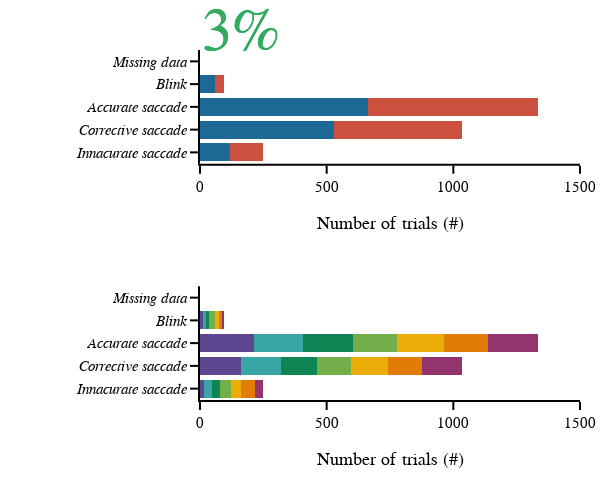

This figure's notebook cell:
### Markdown cell above
# TO DO
- [x] Figure out problem with trial_sequence = 2 / 4 / 6 were all trials are inaccurate
- [ ] Do figure data legend with annototations
- [x] Find good color theme for all data
- [ ] Put overall percentage on the right of the bars with annotations
- [ ] Change hover

### Code cell
# Define data
df_sd1 = df_all.loc[(df_all.saccade_direction == 1)]
df_sd2 = df_all.loc[(df_all.saccade_direction == 2)]
df_ts1 = df_all.loc[(df_all.trial_sequence == 1)]
df_ts2 = df_all.loc[(df_all.trial_sequence == 2)]
df_ts3 = df_all.loc[(df_all.trial_sequence == 3)]
df_ts4 = df_all.loc[(df_all.trial_sequence == 4)]
df_ts5 = df_all.loc[(df_all.trial_sequence == 5)]
df_ts6 = df_all.loc[(df_all.trial_sequence == 6)]
df_ts7 = df_all.loc[(df_all.trial_sequence == 7)]

# general figure settings
template_specs = dict(  axes_color="rgba(0, 0, 0, 1)",          # figure axes color
                        axes_width=2,                           # figureaxes line width
                        axes_font_size=15,                      # font size of axes
                        bg_col="rgba(255, 255, 255, 1)",        # figure background color
                        font='Helvetica',                       # general font used
                        title_font_size=18,                     # font size of titles
                        plot_width=1.5,                         # plot line width
                        )


fig_template = plotly_template(template_specs)

fig_height, fig_width = 500,600
rows, cols = 2, 1
colors_panel = px.colors.qualitative.Prism


# figure specific settings
subplot_titles = ('<b>Trial distribution per saccade direction<b>','<b>Trial distribution per sequence<b>')
analysis_crit = ['<i>Missing data<i>', '<i>Blink<i>', '<i>Accurate saccade<i>', '<i>Corrective saccade<i>', '<i>Innacurate saccade<i>']
analysis_crit_df = ['miss_time_trial','blink_trial','main_sac_trial','cor_sac_trial','innacurate_sac_trial']
x_label='Number of trials (#)'

# get data
df_sd1 = df_all.loc[(df_all.saccade_direction == 1)]
df_sd2 = df_all.loc[(df_all.saccade_direction == 2)]
df_ts1 = df_all.loc[(df_all.trial_sequence == 1)]
df_ts2 = df_all.loc[(df_all.trial_sequence == 2)]
df_ts3 = df_all.loc[(df_all.trial_sequence == 3)]
df_ts4 = df_all.loc[(df_all.trial_sequence == 4)]
df_ts5 = df_all.loc[(df_all.trial_sequence == 5)]
df_ts6 = df_all.loc[(df_all.trial_sequence == 6)]
df_ts7 = df_all.loc[(df_all.trial_sequence == 7)]


# subplot settings
annotations = []
column_widths = [1]
row_heights = [1,1]
sb_specs = [[{}],
            [{}]]

fig = make_subplots(rows=rows, cols=cols, specs=sb_specs, print_grid=False, vertical_spacing=0.35, horizontal_spacing=0.02, 
                    column_widths=column_widths, row_heights=row_heights, shared_yaxes=True, subplot_titles=subplot_titles)


# Right / Left saccades
fig.append_trace(go.Bar(y=analysis_crit, x=df_sd1[analysis_crit_df].sum(), orientation='h', name='Right saccades', marker_color=colors_panel[1]),row=1, col=1)
fig.append_trace(go.Bar(y=analysis_crit, x=df_sd2[analysis_crit_df].sum(), orientation='h', name='Left saccades', marker_color=colors_panel[7]), row=1, col=1)
annotations.append(dict(y=analysis_crit[4], x=1000,text='3%',showarrow=False, font=dict(family='Arial', size=60,
                                      color='rgb(50, 171, 96)')))


# Trials sequence
fig.append_trace(go.Bar(y=analysis_crit, x=df_ts1[analysis_crit_df].sum(), orientation='h', name='pos1', marker_color=colors_panel[0]),   row=2, col=1)
fig.append_trace(go.Bar(y=analysis_crit, x=df_ts2[analysis_crit_df].sum(), orientation='h', name='pos2', marker_color=colors_panel[2]),   row=2, col=1)
fig.append_trace(go.Bar(y=analysis_crit, x=df_ts3[analysis_crit_df].sum(), orientation='h', name='pos3', marker_color=colors_panel[3]),   row=2, col=1)
fig.append_trace(go.Bar(y=analysis_crit, x=df_ts4[analysis_crit_df].sum(), orientation='h', name='pos4', marker_color=colors_panel[4]),   row=2, col=1)
fig.append_trace(go.Bar(y=analysis_crit, x=df_ts5[analysis_crit_df].sum(), orientation='h', name='pos5', marker_color=colors_panel[5]),   row=2, col=1)
fig.append_trace(go.Bar(y=analysis_crit, x=df_ts6[analysis_crit_df].sum(), orientation='h', name='am up', marker_color=colors_panel[6]),  row=2, col=1)
fig.append_trace(go.Bar(y=analysis_crit, x=df_ts7[analysis_crit_df].sum(), orientation='h', name='am down', marker_color=colors_panel[8]),row=2, col=1)
fig.update_layout(annotations=annotations)
fig.layout.annotations[0].update(x=0,xanchor='left')
fig.layout.annotations[1].update(x=0,xanchor='left')

fig.layout.update(template=fig_template, width=fig_width, height=fig_height, margin_l=200, margin_r=20, margin_t=50, margin_b=100, barmode='stack', showlegend=False,
                  xaxis_range=[0,1500], xaxis_visible=True, xaxis_linewidth=template_specs['axes_width'], xaxis_ticklen=8, xaxis_title_text=x_label,
                  xaxis2_range=[0,1500], xaxis2_visible=True, xaxis2_linewidth=template_specs['axes_width'], xaxis2_ticklen=8, xaxis2_title_text=x_label,
                  yaxis_visible=True, yaxis_linewidth=template_specs['axes_width'], yaxis_ticklen=8, yaxis_autorange = "reversed",
                  yaxis2_visible=True, yaxis2_linewidth=template_specs['axes_width'], yaxis2_ticklen=8, yaxis2_autorange = "reversed",
)

fig.show()

### Figure 1 — Plotly figure (JSON) as saved in the notebook; plotly's stock layout.template omitted (floating-point values rounded to 4 significant figures)
{"data": [{"marker": {"color": "rgb(29, 105, 150)"}, "name": "Right saccades", "orientation": "h", "type": "bar", "x": [0, 58, 662, 528, 120], "xaxis": "x", "y": ["<i>Missing data<i>", "<i>Blink<i>", "<i>Accurate saccade<i>", "<i>Corrective saccade<i>", "<i>Innacurate saccade<i>"], "yaxis": "y"}, {"marker": {"color": "rgb(204, 80, 62)"}, "name": "Left saccades", "orientation": "h", "type": "bar", "x": [0, 36, 674, 505, 130], "xaxis": "x", "y": ["<i>Missing data<i>", "<i>Blink<i>", "<i>Accurate saccade<i>", "<i>Corrective saccade<i>", "<i>Innacurate saccade<i>"], "yaxis": "y"}, {"marker": {"color": "rgb(95, 70, 144)"}, "name": "pos1", "orientation": "h", "type": "bar", "x": [0, 13, 213, 163, 14], "xaxis": "x2", "y": ["<i>Missing data<i>", "<i>Blink<i>", "<i>Accurate saccade<i>", "<i>Corrective saccade<i>", "<i>Innacurate saccade<i>"], "yaxis": "y2"}, {"marker": {"color": "rgb(56, 166, 165)"}, "name": "pos2", "orientation": "h", "type": "bar", "x": [0, 10, 195, 155, 35], "xaxis": "x2", "y": ["<i>Missing data<i>", "<i>Blink<i>", "<i>Accurate saccade<i>", "<i>Corrective saccade<i>", "<i>Innacurate saccade<i>"], "yaxis": "y2"}, {"marker": {"color": "rgb(15, 133, 84)"}, "name": "pos3", "orientation": "h", "type": "bar", "x": [0, 14, 196, 145, 30], "xaxis": "x2", "y": ["<i>Missing data<i>", "<i>Blink<i>", "<i>Accurate saccade<i>", "<i>Corrective saccade<i>", "<i>Innacurate saccade<i>"], "yaxis": "y2"}, {"marker": {"color": "rgb(115, 175, 72)"}, "name": "pos4", "orientation": "h", "type": "bar", "x": [0, 23, 174, 132, 43], "xaxis": "x2", "y": ["<i>Missing data<i>", "<i>Blink<i>", "<i>Accurate saccade<i>", "<i>Corrective saccade<i>", "<i>Innacurate saccade<i>"], "yaxis": "y2"}, {"marker": {"color": "rgb(237, 173, 8)"}, "name": "pos5", "orientation": "h", "type": "bar", "x": [0, 15, 184, 147, 41], "xaxis": "x2", "y": ["<i>Missing data<i>", "<i>Blink<i>", "<i>Accurate saccade<i>", "<i>Corrective saccade<i>", "<i>Innacurate saccade<i>"], "yaxis": "y2"}, {"marker": {"color": "rgb(225, 124, 5)"}, "name": "am up", "orientation": "h", "type": "bar", "x": [0, 10, 176, 136, 54], "xaxis": "x2", "y": ["<i>Missing data<i>", "<i>Blink<i>", "<i>Accurate saccade<i>", "<i>Corrective saccade<i>", "<i>Innacurate saccade<i>"], "yaxis": "y2"}, {"marker": {"color": "rgb(148, 52, 110)"}, "name": "am down", "orientation": "h", "type": "bar", "x": [0, 9, 198, 155, 33], "xaxis": "x2", "y": ["<i>Missing data<i>", "<i>Blink<i>", "<i>Accurate saccade<i>", "<i>Corrective saccade<i>", "<i>Innacurate saccade<i>"], "yaxis": "y2"}], "layout": {"annotations": [{"font": {"color": "rgb(50, 171, 96)", "family": "Arial", "size": 60}, "showarrow": false, "text": "3%", "x": 0, "xanchor": "left", "xref": "paper", "y": "<i>Innacurate saccade<i>", "yanchor": "bottom", "yref": "paper"}, {"font": {"color": "rgb(50, 171, 96)", "family": "Arial", "size": 60}, "showarrow": false, "text": "3%", "x": 0, "xanchor": "left", "xref": "paper", "y": "<i>Innacurate saccade<i>", "yanchor": "bottom", "yref": "paper"}], "barmode": "stack", "height": 500, "margin": {"b": 100, "l": 200, "r": 20, "t": 50}, "showlegend": false, "width": 600, "xaxis": {"anchor": "y", "domain": [0, 1], "linewidth": 2, "range": [0, 1500], "ticklen": 8, "title": {"text": "Number of trials (#)"}, "type": "linear", "visible": true}, "xaxis2": {"anchor": "y2", "domain": [0, 1], "linewidth": 2, "range": [0, 1500], "ticklen": 8, "title": {"text": "Number of trials (#)"}, "type": "linear", "visible": true}, "yaxis": {"anchor": "x", "autorange": true, "domain": [0.675, 1], "linewidth": 2, "range": [4.5, -0.5], "ticklen": 8, "type": "category", "visible": true}, "yaxis2": {"anchor": "x2", "autorange": true, "domain": [0, 0.325], "linewidth": 2, "range": [4.5, -0.5], "ticklen": 8, "type": "category", "visible": true}}}
